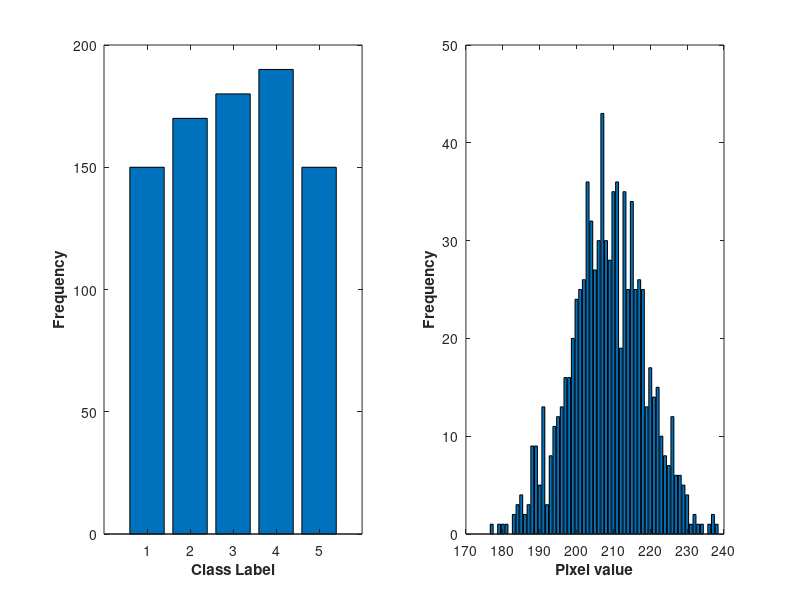
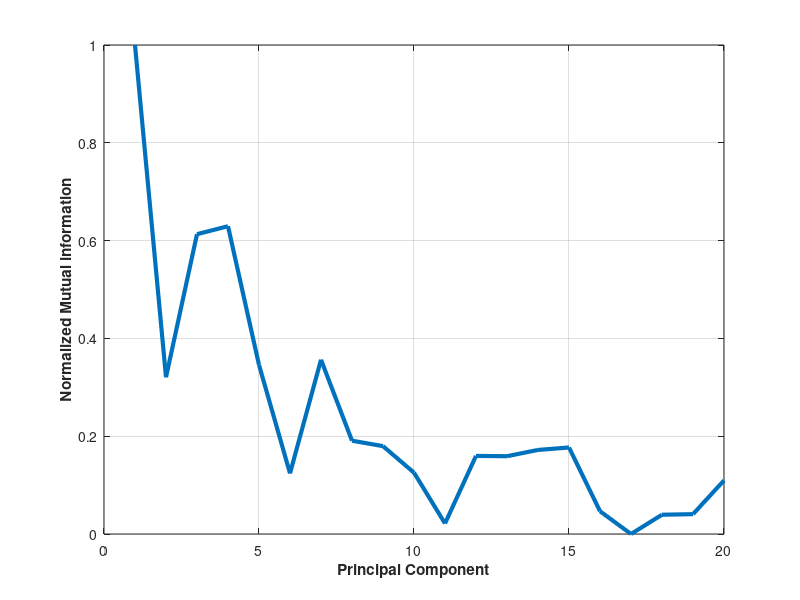

Source code (MATLAB) for these figures, in order:
clc;
clear all;
close all;

% mutual information
load pctrain.txt % loads input data
data=pctrain(:,3:end);% input starting from row 3 upto end are considered sample data 

c1 =pctrain(:,1);% first row input is cosidered as class label
[n m] = size(c1);%n= row , m= column of class label data
H_classlabel = zeros(1,m);



for Column = 1:m
    Alphabet = unique(c1(:,Column));%finds each class label
    Frequency = zeros(size(Alphabet));% for each class label
    for symbol = 1:length(Alphabet)
        Frequency(symbol) = sum(c1(:,Column) == Alphabet(symbol));%total no of each class label appearing
    end
    P = Frequency / sum(Frequency);% calculates probablity of each class label
    H_classlabel(Column) = -sum(P .* log2(P));% calculates marginal entropy of each class label
end
 figure,%plots histogram of class label
 subplot(1,2,1)
 bar( Alphabet,Frequency)
xlabel('Class Label','FontWeight','bold');
ylabel('Frequency','FontWeight','bold');
%title('Class Label histogram');
[n1, m1] = size(data);%n= row , m= column of sample data
H_sample = zeros(1,m);

for Column = 1:m1
    Alphabet1 = unique(data(:,Column));%finds each class of sample
    Frequency1 = zeros(size(Alphabet1));
    for symbol = 1:length(Alphabet1)
        Frequency1(symbol) = sum(data(:,Column) == Alphabet1(symbol));%total no of each sample class  appearing
    end
    P1 = Frequency1 / sum(Frequency1);% calculates probablity of each sample
    H_sample(Column) = -sum(P1 .* log2(P1));% calculates marginal entropy of each sample
end
 subplot(1,2,2)%plots histogram of sample
 bar( Alphabet1,Frequency1)
 xlabel('Pixel value','FontWeight','bold');
 ylabel('Frequency','FontWeight','bold');
% title('Sample histogram');

mi=zeros(1,m1);
for i=1:m1
    indrow = double(c1(:)) + 1;%no of class label
    indcol = double(data(:,i)) + 1;% data in i th column
    jointHistogram = accumarray([indrow indcol], 1);% creates combination of (xi, yi)
    jointProb = jointHistogram / numel(indrow);%calculates joint probabilty of (xi, yi)
    indNoZero = jointHistogram ~= 0;%initially probability 0
    jointProb1DNoZero = jointProb(indNoZero);%satarts from (0,0)
    jointEntropy = -sum(jointProb1DNoZero.*log2(jointProb1DNoZero));%calculates joint entropy h(x,y)
    mi(i)=H_sample(i)+ H_classlabel-jointEntropy;%calculates mi = h(x)+h(y)-h(x,y)
    I(i) = mi(i)./ sqrt(H_sample(i).* H_classlabel); 
end
normData = mi - min(mi(:));
normData = normData ./ (max(mi(:))- min(mi(:)));
pc=1:m1;
figure,%plots mi vs pc graph
plot(pc,normData,'LineWidth',3)
grid on;
xlabel('Principal Component','FontWeight','bold');
ylabel('Normalized Mutual information','FontWeight','bold');
%title('Normalized Mutual information between class label and principal component');

[spam, idx]=sort(normData(:), 'descend');
mi_pc=idx(1:10)'%takes best 10 mi 
